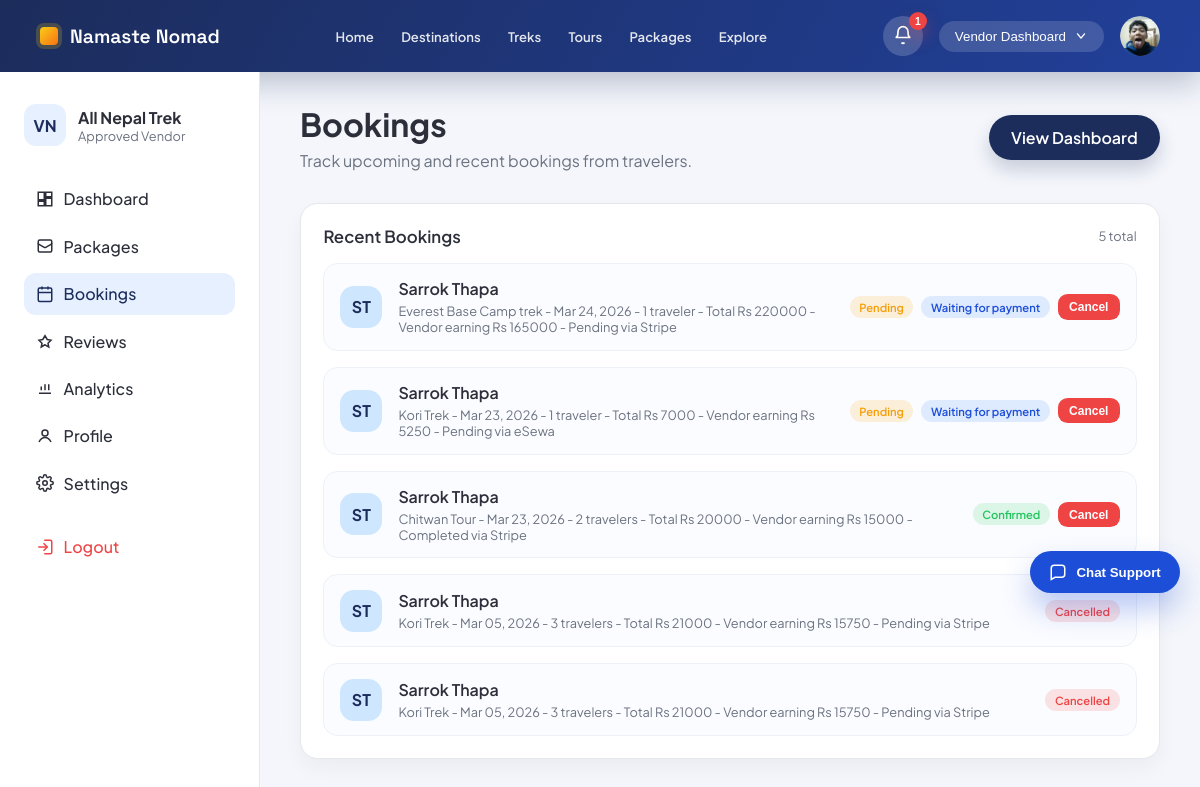
/accounts/vendor/bookings/ (signed in), run on an earlier commit of the app's database.
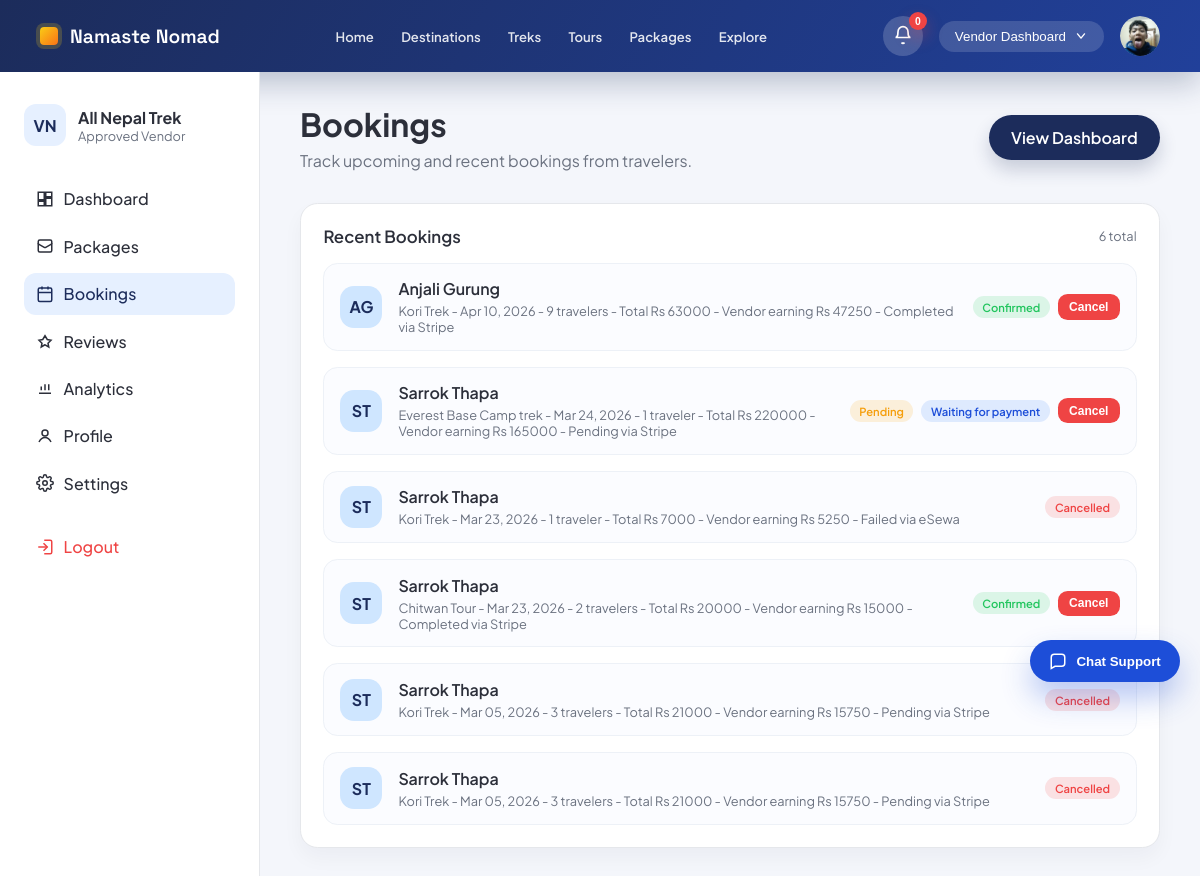
And on a later commit of the database.
### core/models.py (models this page shows, shortened)
class Booking(models.Model):
    COMMISSION_VENDOR_RATE = Decimal('0.75')
    COMMISSION_PLATFORM_RATE = Decimal('0.25')
    STATUS_PENDING = 'pending'
    STATUS_CONFIRMED = 'confirmed'
    STATUS_CANCELLED = 'cancelled'
    STATUS_PAYMENT_PENDING = STATUS_PENDING
    STATUS_CHOICES = [
        (STATUS_PENDING, 'Pending'),
        (STATUS_CONFIRMED, 'Confirmed'),
        (STATUS_CANCELLED, 'Cancelled'),
    ]
    PAYMENT_METHOD_STRIPE = 'stripe'
    PAYMENT_METHOD_ESEWA = 'esewa'
    PAYMENT_METHOD_KHALTI = 'khalti'
    PAYMENT_METHOD_CHOICES = [
        (PAYMENT_METHOD_STRIPE, 'Stripe'),
        (PAYMENT_METHOD_ESEWA, 'eSewa'),
        (PAYMENT_METHOD_KHALTI, 'Khalti'),
    ]
    PAYMENT_STATUS_PENDING = 'pending'
    PAYMENT_STATUS_COMPLETED = 'completed'
    PAYMENT_STATUS_FAILED = 'failed'
    PAYMENT_STATUS_PAID = PAYMENT_STATUS_COMPLETED
    PAYMENT_STATUS_CANCELLED = PAYMENT_STATUS_FAILED
    PAYMENT_STATUS_EXPIRED = PAYMENT_STATUS_FAILED
    PAYMENT_STATUS_CHOICES = [
        (PAYMENT_STATUS_PENDING, 'Pending'),
        (PAYMENT_STATUS_COMPLETED, 'Completed'),
        (PAYMENT_STATUS_FAILED, 'Failed'),
    ]
    SOURCE_CHOICES = [
        ('direct', 'Direct'),
        ('partner', 'Partner'),
        ('social', 'Social'),
        ('marketplace', 'Marketplace'),
    ]
    package = models.ForeignKey(Package, on_delete=models.CASCADE, related_name='bookings')
    traveler = models.ForeignKey(
        settings.AUTH_USER_MODEL,
        on_delete=models.SET_NULL,
        related_name='traveler_bookings',
        null=True,
        blank=True,
    )
    vendor = models.ForeignKey(
        settings.AUTH_USER_MODEL,
        on_delete=models.SET_NULL,
        related_name='vendor_bookings',
        null=True,
        blank=True,
    )
    number_of_people = models.PositiveIntegerField(default=1)
    travel_date = models.DateField(default=date.today)
    special_notes = models.TextField(blank=True)
    start_date = models.DateField(null=True, blank=True)
    end_date = models.DateField(null=True, blank=True)
    status = models.CharField(max_length=20, choices=STATUS_CHOICES, default=STATUS_PENDING)
    payment_method = models.CharField(
        max_length=20,
        choices=PAYMENT_METHOD_CHOICES,
        default=PAYMENT_METHOD_STRIPE,
    )
    payment_status = models.CharField(
        max_length=20,
        choices=PAYMENT_STATUS_CHOICES,
        default=PAYMENT_STATUS_PENDING,
    )
    payment_reference = models.CharField(max_length=255, blank=True)
    stripe_checkout_session_id = models.CharField(max_length=255, blank=True)
    esewa_transaction_id = models.CharField(max_length=255, blank=True)
    paid_amount = models.DecimalField(
        max_digits=10,
        decimal_places=2,
        validators=[MinValueValidator(0)],
        null=True,
        blank=True,
    )
    paid_at = models.DateTimeField(null=True, blank=True)
    payment_expires_at = models.DateTimeField(null=True, blank=True)
    source = models.CharField(max_length=20, choices=SOURCE_CHOICES, default='direct')
    total_price = models.DecimalField(
        max_digits=10,
        decimal_places=2,
        validators=[MinValueValidator(0)],
    )
    vendor_amount = models.DecimalField(
        max_digits=10,
        decimal_places=2,
        validators=[MinValueValidator(0)],
        default=Decimal('0.00'),
    )
    platform_fee = models.DecimalField(
        max_digits=10,
        decimal_places=2,
        validators=[MinValueValidator(0)],
        default=Decimal('0.00'),
    )
    created_at = models.DateTimeField(auto_now_add=True)

class Package(models.Model):
    DIFFICULTY_CHOICES = (
        ('easy', 'Easy'),
        ('moderate', 'Moderate'),
        ('challenging', 'Challenging'),
        ('expedition', 'Expedition'),
    )
    CATEGORY_TREK = 'TREK'
    CATEGORY_TOUR = 'TOUR'
    CATEGORY_CHOICES = (
        (CATEGORY_TREK, 'Trek'),
        (CATEGORY_TOUR, 'Tour'),
    )
    vendor = models.ForeignKey(
        settings.AUTH_USER_MODEL,
        on_delete=models.CASCADE,
        related_name='vendor_packages',
    )
    title = models.CharField(max_length=200)
    category = models.CharField(max_length=10, choices=CATEGORY_CHOICES, default=CATEGORY_TREK)
    location = models.CharField(max_length=120, blank=True)
    location_name = models.CharField(max_length=255, blank=True)
    latitude = models.FloatField(blank=True, null=True)
    longitude = models.FloatField(blank=True, null=True)
    description = models.TextField(blank=True)
    itinerary = models.TextField(blank=True)
    inclusions = models.TextField(blank=True)
    exclusions = models.TextField(blank=True)
    duration_days = models.PositiveSmallIntegerField(blank=True, null=True)
    difficulty = models.CharField(max_length=20, choices=DIFFICULTY_CHOICES, blank=True)
    group_size = models.PositiveSmallIntegerField(blank=True, null=True)
    available_slots = models.PositiveIntegerField(default=10)
    available_from = models.DateField(blank=True, null=True)
    available_until = models.DateField(blank=True, null=True)
    best_season = models.CharField(max_length=100, blank=True)
    image_url = models.URLField(blank=True)
    has_guide = models.BooleanField(default=False)
    includes_meals = models.BooleanField(default=False)
    includes_accommodation = models.BooleanField(default=False)
    includes_transport = models.BooleanField(default=False)
    includes_permits = models.BooleanField(default=False)
    price = models.DecimalField(
        max_digits=10,
        decimal_places=2,
        validators=[MinValueValidator(0)],
    )
    is_active = models.BooleanField(default=True)
    is_featured = models.BooleanField(default=False)
    views_count = models.PositiveIntegerField(default=0)
    created_at = models.DateTimeField(auto_now_add=True)

### accounts/models.py (models this page shows, shortened)
class User(AbstractUser):
    USER_TYPE_CHOICES = (
        ('vendor', 'Vendor'),
        ('traveler', 'Traveler'),
        ('admin', 'Admin'),
    )
    user_type = models.CharField(max_length=10, choices=USER_TYPE_CHOICES)
    phone = models.CharField(max_length=20, blank=True, null=True)
    is_verified = models.BooleanField(default=False)

### accounts/views.py (the view)
# urls.py: path('vendor/bookings/', views.vendor_bookings, name='vendor_bookings'),
@never_cache
@login_required(login_url='vendor_login')
def vendor_bookings(request):
    if not _ensure_vendor(request):
        return redirect('vendor_login')
    vendor_profile = _get_vendor_profile(request.user)
    bookings = Booking.objects.filter(package__vendor=request.user).select_related(
        'package',
        'traveler',
    ).order_by('-created_at')
    return render(request, 'accounts/vendor_bookings.html', {
        'vendor_profile': vendor_profile,
        'active_page': 'bookings',
        'bookings': bookings,
    })

### accounts/context_processors.py (called while the page is built)
def _safe_related(instance, relation_name):
    try:
        return getattr(instance, relation_name)
    except ObjectDoesNotExist:
        return None

def _display_name(user):
    full_name = user.get_full_name().strip()
    return full_name or user.username or user.email or 'Account'

def _avatar_url(user, user_type):
    if user_type == 'traveler':
        profile = _safe_related(user, 'traveler_profile')
        if profile and profile.avatar:
            return profile.avatar.url
    elif user_type == 'vendor':
        profile = _safe_related(user, 'vendor_profile')
        if profile and profile.logo:
            return profile.logo.url
    elif user_type == 'admin':
        profile = _safe_related(user, 'admin_profile')
        if profile and profile.avatar:
            return profile.avatar.url
    return ''

def _dashboard_url(user_type):
    if user_type == 'traveler':
        return reverse('traveler_home')
    if user_type == 'vendor':
        return reverse('vendor_dashboard')
    if user_type == 'admin':
        return reverse('admin_dashboard')
    return reverse('home')

### accounts/templates/accounts/vendor_bookings.html (shortened to what this page needs)
{% extends "accounts/vendor_base.html" %}
{% block content %}
<section class="page-header">
    <div>
        <h1>Bookings</h1>
        <p>Track upcoming and recent bookings from travelers.</p>
    </div>
    <a class="primary-action" href="{% url 'vendor_dashboard' %}">
        View Dashboard
    </a>
</section>
<section class="card list-card">
    <div class="card-header">
        <h3>Recent Bookings</h3>
        <span class="card-meta">{{ bookings|length }} total</span>
    </div>
    <div class="booking-list">
        {% if bookings %}
            {% for booking in bookings %}
                <div class="booking-item">
                    <div class="booking-avatar">
                        {{ booking.traveler.first_name|default:"T"|slice:":1" }}{{ booking.traveler.last_name|default:""|slice:":1" }}
                    </div>
                    <div class="booking-info">
                        <div class="booking-name">
                            {{ booking.traveler.get_full_name|default:"Traveler" }}
                        </div>
                        <div class="booking-meta">
                            {{ booking.package.title }} -
                            {{ booking.travel_date|date:"M d, Y" }} -
                            {{ booking.number_of_people }} traveler{{ booking.number_of_people|pluralize }} -
                            Total Rs {{ booking.total_price|floatformat:0 }} -
                            Vendor earning Rs {{ booking.vendor_amount|floatformat:0 }} -
                            {{ booking.get_payment_status_display }} via {{ booking.get_payment_method_display }}
                        </div>
                    </div>
                    <div class="booking-actions">
                        <span class="status {{ booking.status }}">{{ booking.get_status_display }}</span>
                        {% if booking.status != 'confirmed' and booking.payment_status == 'completed' %}
                            <form method="POST" action="{% url 'vendor_booking_status_update' booking.id %}">
                                {% csrf_token %}
                                <input type="hidden" name="next" value="{{ request.path }}">
                                <button type="submit" name="status" value="confirmed" class="btn small success">Confirm</button>
                            </form>
                        {% elif booking.status != 'cancelled' and booking.payment_status != 'completed' %}
                            <span class="status payment-pending">Waiting for payment</span>
                        {% endif %}
                        {% if booking.status != 'cancelled' %}
                            <form method="POST" action="{% url 'vendor_booking_status_update' booking.id %}">
                                <button type="submit" name="status" value="cancelled" class="btn small danger">Cancel</button>
                            </form>
                        {% endif %}
                    </div>
                </div>
            {% endfor %}
        {% else %}
            <div class="empty-state">No bookings yet.</div>
        {% endif %}
    </div>
</section>
{% endblock %}

What changed in the data, as far as the page shows it:
added Booking: traveler.first_name "A", traveler.last_name "G", traveler.get_full_name "Anjali Gurung", package "Kori Trek", travel_date "Apr 10, 2026", number_of_people "9", total_price "63000", vendor_amount "47250", payment_status "Completed", payment_method "Stripe", status "Confirmed"
changed Booking "eSewa": payment_status "Pending" → "Failed"; status "Pending" → "Cancelled"; no longer shows "Waiting for payment Cancel"
Also different on the page:
{{ notifications_unread_count|default:0 }}: "1" → "0"
{{ bookings|length }}: "5" → "6"
